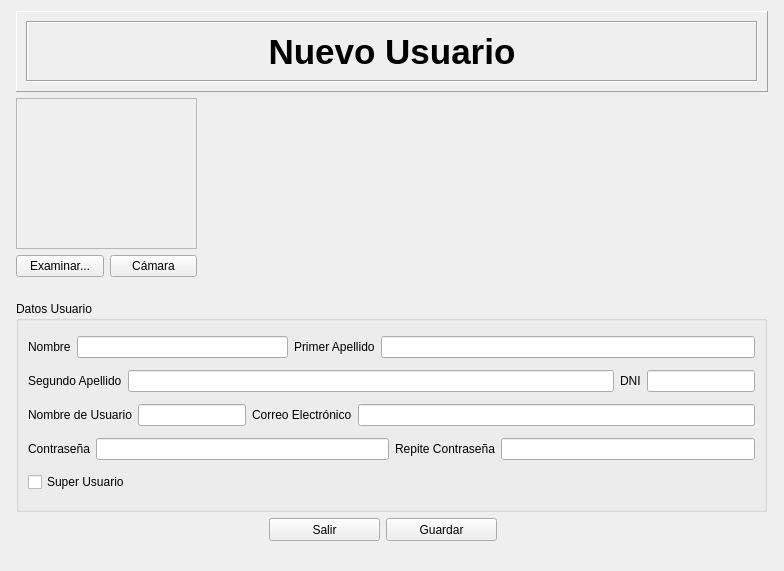
<?xml version="1.0" encoding="UTF-8"?>
<ui version="4.0">
 <class>WidgetAltaUsuario</class>
 <widget class="QWidget" name="WidgetAltaUsuario">
  <property name="geometry">
   <rect>
    <x>0</x>
    <y>0</y>
    <width>784</width>
    <height>571</height>
   </rect>
  </property>
  <property name="windowTitle">
   <string>Form</string>
  </property>
  <layout class="QGridLayout" name="gridLayout_4">
   <item row="0" column="1">
    <layout class="QVBoxLayout" name="verticalLayout_6">
     <item>
      <widget class="QFrame" name="frame">
       <property name="minimumSize">
        <size>
         <width>0</width>
         <height>81</height>
        </size>
       </property>
       <property name="maximumSize">
        <size>
         <width>16777215</width>
         <height>81</height>
        </size>
       </property>
       <property name="frameShape">
        <enum>QFrame::Panel</enum>
       </property>
       <property name="frameShadow">
        <enum>QFrame::Raised</enum>
       </property>
       <layout class="QVBoxLayout" name="verticalLayout">
        <item>
         <widget class="QFrame" name="frame_2">
          <property name="frameShape">
           <enum>QFrame::Box</enum>
          </property>
          <property name="frameShadow">
           <enum>QFrame::Sunken</enum>
          </property>
          <layout class="QVBoxLayout" name="verticalLayout_2">
           <item>
            <widget class="QLabel" name="label">
             <property name="text">
              <string>&lt;!DOCTYPE HTML PUBLIC &quot;-//W3C//DTD HTML 4.0//EN&quot; &quot;http://www.w3.org/TR/REC-html40/strict.dtd&quot;&gt;
&lt;html&gt;&lt;head&gt;&lt;meta name=&quot;qrichtext&quot; content=&quot;1&quot; /&gt;&lt;style type=&quot;text/css&quot;&gt;
p, li { white-space: pre-wrap; }
&lt;/style&gt;&lt;/head&gt;&lt;body style=&quot; font-family:'MS Shell Dlg 2'; font-size:8.25pt; font-weight:400; font-style:normal;&quot;&gt;
&lt;p align=&quot;center&quot; style=&quot; margin-top:0px; margin-bottom:0px; margin-left:0px; margin-right:0px; -qt-block-indent:0; text-indent:0px;&quot;&gt;&lt;span style=&quot; font-size:26pt; font-weight:600;&quot;&gt;Nuevo Usuario&lt;/span&gt;&lt;/p&gt;&lt;/body&gt;&lt;/html&gt;</string>
             </property>
            </widget>
           </item>
          </layout>
         </widget>
        </item>
       </layout>
      </widget>
     </item>
     <item>
      <spacer name="verticalSpacer_2">
       <property name="orientation">
        <enum>Qt::Vertical</enum>
       </property>
       <property name="sizeHint" stdset="0">
        <size>
         <width>752</width>
         <height>13</height>
        </size>
       </property>
      </spacer>
     </item>
    </layout>
   </item>
   <item row="1" column="1">
    <layout class="QHBoxLayout" name="horizontalLayout_6">
     <item>
      <layout class="QVBoxLayout" name="verticalLayout_3">
       <item>
        <layout class="QGridLayout" name="gridLayout_2">
         <item row="0" column="0">
          <widget class="QFrame" name="frame_3">
           <property name="sizePolicy">
            <sizepolicy hsizetype="Fixed" vsizetype="Fixed">
             <horstretch>0</horstretch>
             <verstretch>0</verstretch>
            </sizepolicy>
           </property>
           <property name="minimumSize">
            <size>
             <width>181</width>
             <height>151</height>
            </size>
           </property>
           <property name="maximumSize">
            <size>
             <width>181</width>
             <height>151</height>
            </size>
           </property>
           <property name="frameShape">
            <enum>QFrame::StyledPanel</enum>
           </property>
           <property name="frameShadow">
            <enum>QFrame::Raised</enum>
           </property>
           <widget class="QWidget" name="gridLayoutWidget">
            <property name="geometry">
             <rect>
              <x>0</x>
              <y>0</y>
              <width>181</width>
              <height>151</height>
             </rect>
            </property>
            <layout class="QGridLayout" name="gridLayout_3"/>
           </widget>
          </widget>
         </item>
         <item row="1" column="0">
          <layout class="QHBoxLayout" name="horizontalLayout_4">
           <item>
            <widget class="QPushButton" name="pbExaminar">
             <property name="sizePolicy">
              <sizepolicy hsizetype="Preferred" vsizetype="Preferred">
               <horstretch>0</horstretch>
               <verstretch>0</verstretch>
              </sizepolicy>
             </property>
             <property name="minimumSize">
              <size>
               <width>0</width>
               <height>0</height>
              </size>
             </property>
             <property name="maximumSize">
              <size>
               <width>181</width>
               <height>23</height>
              </size>
             </property>
             <property name="text">
              <string>Examinar...</string>
             </property>
            </widget>
           </item>
           <item>
            <widget class="QPushButton" name="pbActivarCamara">
             <property name="text">
              <string>Cámara</string>
             </property>
            </widget>
           </item>
          </layout>
         </item>
        </layout>
       </item>
      </layout>
     </item>
     <item>
      <spacer name="horizontalSpacer_2">
       <property name="orientation">
        <enum>Qt::Horizontal</enum>
       </property>
       <property name="sizeHint" stdset="0">
        <size>
         <width>40</width>
         <height>20</height>
        </size>
       </property>
      </spacer>
     </item>
    </layout>
   </item>
   <item row="3" column="1">
    <layout class="QVBoxLayout" name="verticalLayout_5">
     <item>
      <widget class="QGroupBox" name="groupBox">
       <property name="sizePolicy">
        <sizepolicy hsizetype="Fixed" vsizetype="Fixed">
         <horstretch>0</horstretch>
         <verstretch>0</verstretch>
        </sizepolicy>
       </property>
       <property name="minimumSize">
        <size>
         <width>751</width>
         <height>211</height>
        </size>
       </property>
       <property name="maximumSize">
        <size>
         <width>751</width>
         <height>211</height>
        </size>
       </property>
       <property name="title">
        <string>Datos Usuario</string>
       </property>
       <layout class="QGridLayout" name="gridLayout">
        <item row="0" column="0">
         <layout class="QHBoxLayout" name="horizontalLayout_7">
          <item>
           <widget class="QLabel" name="lbNombre">
            <property name="sizePolicy">
             <sizepolicy hsizetype="Fixed" vsizetype="Preferred">
              <horstretch>0</horstretch>
              <verstretch>0</verstretch>
             </sizepolicy>
            </property>
            <property name="text">
             <string>Nombre</string>
            </property>
           </widget>
          </item>
          <item>
           <widget class="QLineEdit" name="leNombre">
            <property name="sizePolicy">
             <sizepolicy hsizetype="Fixed" vsizetype="Fixed">
              <horstretch>0</horstretch>
              <verstretch>0</verstretch>
             </sizepolicy>
            </property>
            <property name="minimumSize">
             <size>
              <width>211</width>
              <height>0</height>
             </size>
            </property>
            <property name="maxLength">
             <number>50</number>
            </property>
           </widget>
          </item>
          <item>
           <widget class="QLabel" name="lbApellido1">
            <property name="text">
             <string>Primer Apellido</string>
            </property>
           </widget>
          </item>
          <item>
           <widget class="QLineEdit" name="leApellido1">
            <property name="sizePolicy">
             <sizepolicy hsizetype="Expanding" vsizetype="Maximum">
              <horstretch>0</horstretch>
              <verstretch>0</verstretch>
             </sizepolicy>
            </property>
            <property name="maxLength">
             <number>50</number>
            </property>
           </widget>
          </item>
         </layout>
        </item>
        <item row="1" column="0">
         <layout class="QHBoxLayout" name="horizontalLayout_8">
          <item>
           <widget class="QLabel" name="lbApellido2">
            <property name="text">
             <string>Segundo Apellido</string>
            </property>
           </widget>
          </item>
          <item>
           <widget class="QLineEdit" name="leApellido2">
            <property name="sizePolicy">
             <sizepolicy hsizetype="Expanding" vsizetype="Fixed">
              <horstretch>0</horstretch>
              <verstretch>0</verstretch>
             </sizepolicy>
            </property>
            <property name="minimumSize">
             <size>
              <width>0</width>
              <height>20</height>
             </size>
            </property>
            <property name="maxLength">
             <number>50</number>
            </property>
           </widget>
          </item>
          <item>
           <widget class="QLabel" name="lbDNI">
            <property name="text">
             <string>DNI</string>
            </property>
           </widget>
          </item>
          <item>
           <widget class="QLineEdit" name="leDNI">
            <property name="sizePolicy">
             <sizepolicy hsizetype="Fixed" vsizetype="Fixed">
              <horstretch>0</horstretch>
              <verstretch>0</verstretch>
             </sizepolicy>
            </property>
            <property name="text">
             <string/>
            </property>
            <property name="maxLength">
             <number>9</number>
            </property>
           </widget>
          </item>
         </layout>
        </item>
        <item row="2" column="0">
         <layout class="QHBoxLayout" name="horizontalLayout_3">
          <item>
           <widget class="QLabel" name="lbUsuario">
            <property name="text">
             <string>Nombre de Usuario</string>
            </property>
           </widget>
          </item>
          <item>
           <widget class="QLineEdit" name="leUsuario">
            <property name="sizePolicy">
             <sizepolicy hsizetype="Preferred" vsizetype="Fixed">
              <horstretch>0</horstretch>
              <verstretch>0</verstretch>
             </sizepolicy>
            </property>
            <property name="text">
             <string/>
            </property>
            <property name="maxLength">
             <number>20</number>
            </property>
           </widget>
          </item>
          <item>
           <widget class="QLabel" name="lbCorreo">
            <property name="text">
             <string>Correo Electrónico</string>
            </property>
           </widget>
          </item>
          <item>
           <widget class="QLineEdit" name="leCorreo">
            <property name="maxLength">
             <number>100</number>
            </property>
           </widget>
          </item>
         </layout>
        </item>
        <item row="3" column="0">
         <layout class="QHBoxLayout" name="horizontalLayout_9">
          <item>
           <layout class="QHBoxLayout" name="horizontalLayout_2">
            <item>
             <widget class="QLabel" name="lbPass">
              <property name="text">
               <string>Contraseña</string>
              </property>
             </widget>
            </item>
            <item>
             <widget class="QLineEdit" name="lePass">
              <property name="maxLength">
               <number>12</number>
              </property>
              <property name="echoMode">
               <enum>QLineEdit::Password</enum>
              </property>
             </widget>
            </item>
           </layout>
          </item>
          <item>
           <layout class="QHBoxLayout" name="horizontalLayout">
            <item>
             <widget class="QLabel" name="lbRepitePass">
              <property name="text">
               <string>Repite Contraseña</string>
              </property>
             </widget>
            </item>
            <item>
             <widget class="QLineEdit" name="leRepitePass">
              <property name="maxLength">
               <number>12</number>
              </property>
              <property name="echoMode">
               <enum>QLineEdit::Password</enum>
              </property>
             </widget>
            </item>
           </layout>
          </item>
         </layout>
        </item>
        <item row="4" column="0">
         <widget class="QCheckBox" name="chSuperUsuario">
          <property name="text">
           <string>Super Usuario</string>
          </property>
         </widget>
        </item>
       </layout>
      </widget>
     </item>
     <item>
      <layout class="QVBoxLayout" name="verticalLayout_4">
       <item>
        <spacer name="verticalSpacer">
         <property name="orientation">
          <enum>Qt::Vertical</enum>
         </property>
         <property name="sizeHint" stdset="0">
          <size>
           <width>20</width>
           <height>17</height>
          </size>
         </property>
        </spacer>
       </item>
       <item>
        <layout class="QHBoxLayout" name="horizontalLayout_5">
         <item>
          <spacer name="horizontalSpacer_4">
           <property name="orientation">
            <enum>Qt::Horizontal</enum>
           </property>
           <property name="sizeHint" stdset="0">
            <size>
             <width>40</width>
             <height>20</height>
            </size>
           </property>
          </spacer>
         </item>
         <item>
          <widget class="QPushButton" name="pbSalir">
           <property name="minimumSize">
            <size>
             <width>111</width>
             <height>23</height>
            </size>
           </property>
           <property name="maximumSize">
            <size>
             <width>111</width>
             <height>23</height>
            </size>
           </property>
           <property name="text">
            <string>Salir</string>
           </property>
          </widget>
         </item>
         <item>
          <widget class="QPushButton" name="pbGuardar">
           <property name="sizePolicy">
            <sizepolicy hsizetype="Fixed" vsizetype="Fixed">
             <horstretch>111</horstretch>
             <verstretch>23</verstretch>
            </sizepolicy>
           </property>
           <property name="minimumSize">
            <size>
             <width>111</width>
             <height>23</height>
            </size>
           </property>
           <property name="maximumSize">
            <size>
             <width>111</width>
             <height>23</height>
            </size>
           </property>
           <property name="text">
            <string>Guardar</string>
           </property>
          </widget>
         </item>
         <item>
          <spacer name="horizontalSpacer_6">
           <property name="orientation">
            <enum>Qt::Horizontal</enum>
           </property>
           <property name="sizeType">
            <enum>QSizePolicy::Fixed</enum>
           </property>
           <property name="sizeHint" stdset="0">
            <size>
             <width>18</width>
             <height>20</height>
            </size>
           </property>
          </spacer>
         </item>
         <item>
          <spacer name="horizontalSpacer_5">
           <property name="orientation">
            <enum>Qt::Horizontal</enum>
           </property>
           <property name="sizeHint" stdset="0">
            <size>
             <width>40</width>
             <height>20</height>
            </size>
           </property>
          </spacer>
         </item>
        </layout>
       </item>
      </layout>
     </item>
    </layout>
   </item>
   <item row="2" column="1">
    <spacer name="verticalSpacer_3">
     <property name="orientation">
      <enum>Qt::Vertical</enum>
     </property>
     <property name="sizeHint" stdset="0">
      <size>
       <width>20</width>
       <height>40</height>
      </size>
     </property>
    </spacer>
   </item>
   <item row="1" column="2">
    <spacer name="horizontalSpacer">
     <property name="orientation">
      <enum>Qt::Horizontal</enum>
     </property>
     <property name="sizeHint" stdset="0">
      <size>
       <width>40</width>
       <height>20</height>
      </size>
     </property>
    </spacer>
   </item>
   <item row="1" column="0">
    <spacer name="horizontalSpacer_3">
     <property name="orientation">
      <enum>Qt::Horizontal</enum>
     </property>
     <property name="sizeHint" stdset="0">
      <size>
       <width>40</width>
       <height>20</height>
      </size>
     </property>
    </spacer>
   </item>
   <item row="4" column="1">
    <spacer name="verticalSpacer_4">
     <property name="orientation">
      <enum>Qt::Vertical</enum>
     </property>
     <property name="sizeHint" stdset="0">
      <size>
       <width>20</width>
       <height>40</height>
      </size>
     </property>
    </spacer>
   </item>
  </layout>
 </widget>
 <tabstops>
  <tabstop>pbExaminar</tabstop>
  <tabstop>pbActivarCamara</tabstop>
  <tabstop>leNombre</tabstop>
  <tabstop>leApellido1</tabstop>
  <tabstop>leApellido2</tabstop>
  <tabstop>leDNI</tabstop>
  <tabstop>leUsuario</tabstop>
  <tabstop>leCorreo</tabstop>
  <tabstop>lePass</tabstop>
  <tabstop>leRepitePass</tabstop>
  <tabstop>chSuperUsuario</tabstop>
  <tabstop>pbSalir</tabstop>
  <tabstop>pbGuardar</tabstop>
 </tabstops>
 <resources/>
 <connections/>
</ui>
